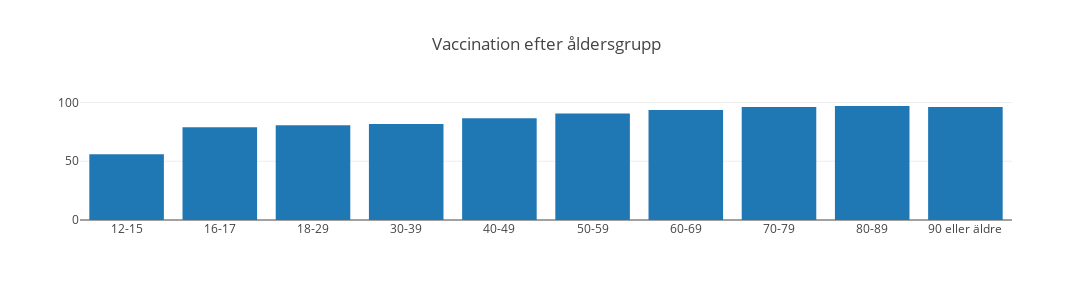

Here is the notebook cell this chart was saved with:
### Markdown cell above
### Uppgift 3
#### KPI #1  Vaccinerade efter åldersgrupp
* Först ut undersöktes andel vaccinerade efter åldersgrupp  
* Den mest vaccinerade åldersgruppen var 80-89 åringar, följt av 90 plusare och 70-79 åringar. Skiljde som mest .12% enheter emellan dom.
* Minst vaccinerade vuxna åldersgrupp var 18-29 åringar, följt av 30-39 åringar. Det skiljde 1.03% som mest mellan grupperna. 
* På tredje plats kom 40-49 åringar, 5.89% procenenheter fler än 18-29 åringar.

### Code cell
# Andel vaccinerade efter åldersgrupp

all_ages_group = vaxx_data.groupby(["Ålder"], as_index=False)

ages_mean = all_ages_group["Andel minst 1 dos"].mean()
ages_mean["Andel minst 1 dos"] *= 100


plotly_plots(1, "Vaccination efter åldersgrupp", [ages_mean["Ålder"]], [ages_mean["Andel minst 1 dos"]], labels=["Åldersfördelning"])

### Figure 1 — Plotly figure (JSON) as saved in the notebook; plotly's stock layout.template omitted (floating-point values rounded to 4 significant figures)
{"data": [{"name": "Åldersfördelning", "type": "bar", "x": ["12-15", "16-17", "18-29", "30-39", "40-49", "50-59", "60-69", "70-79", "80-89", "90 eller äldre"], "xaxis": "x", "y": [56.02, 78.87, 80.63, 81.67, 86.52, 90.56, 93.5, 96.12, 97.01, 96.18], "yaxis": "y"}], "layout": {"height": 300, "title": {"text": "Vaccination efter åldersgrupp"}, "width": 1500, "xaxis": {"anchor": "y", "domain": [0, 1]}, "yaxis": {"anchor": "x", "domain": [0, 1]}}}
